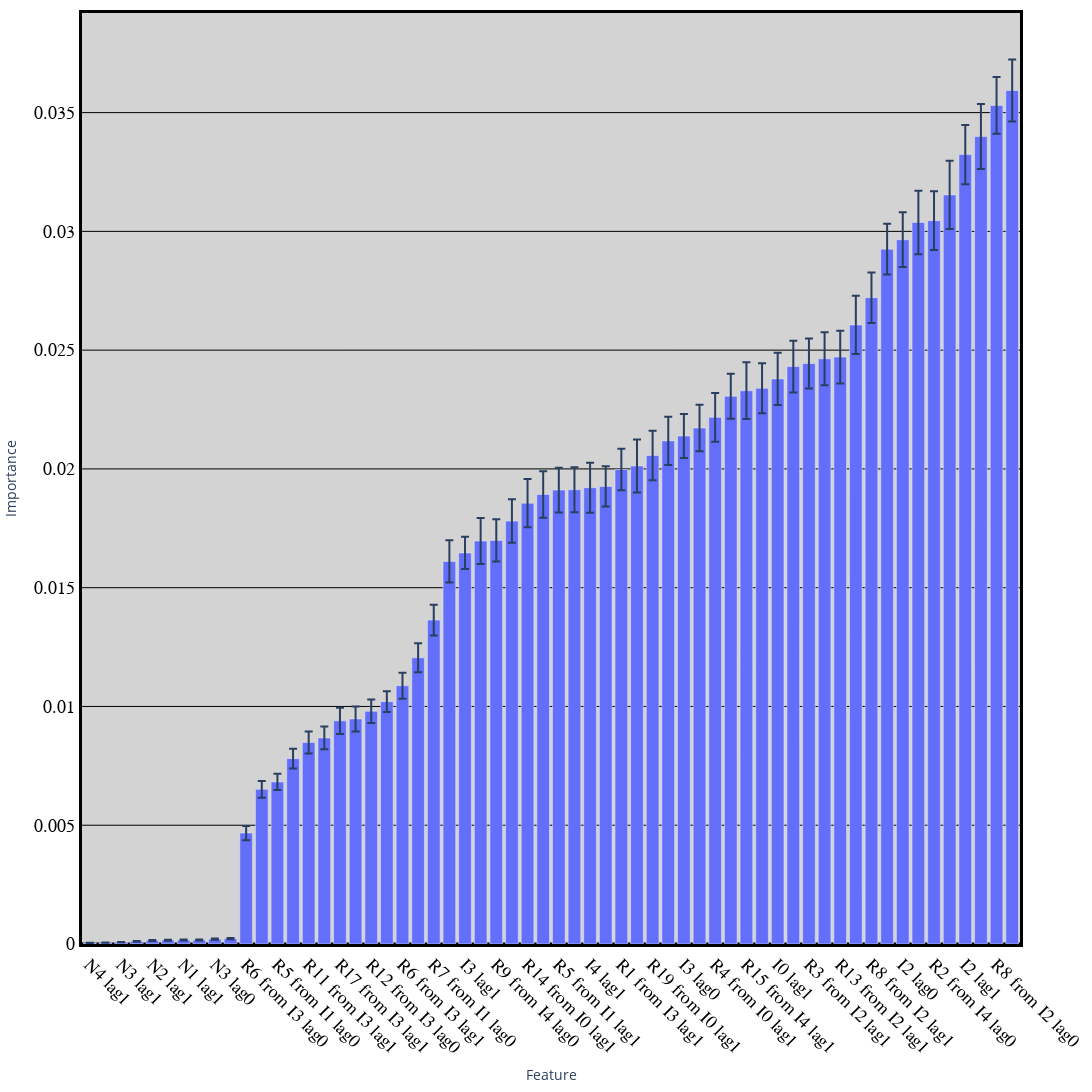

The code cell stored with this chart in its notebook:
### Code cell
swefi.compute_swefi_scores(percentage=percentage)
swefi_scores = swefi.get_swefi_scores()

index = swefi_scores.index
value = swefi_scores['mean(SWEFI)']
error = swefi_scores['std(SWEFI)']

# Create a bar chart
fig = go.Figure(go.Bar(
    y=value,  # Values go on the x-axis for a horizontal bar chart
    x=index,  # Categories go on the y-axis
    error_y=dict(type='data', array=error),
))

fig.update_layout(
    xaxis=dict(
        title='Feature',
        # showgrid=True,
        zeroline=True,
        showline=True,
        # gridcolor='lightgrey',
        # gridwidth=0.5,
        zerolinecolor='black',
        zerolinewidth=3,
        linecolor='black',
        linewidth=3,
        mirror=True,
        tickangle=45,  # Rotate x-axis labels by 45 degrees

        tickfont=dict(
            family='Arial',
            size=18,
            color='black',
        )
    ),
    yaxis=dict(
        title='Importance',
        showgrid=True,
        zeroline=True,
        showline=True,
        gridcolor='black',
        gridwidth=1,
        zerolinecolor='black',
        zerolinewidth=3,
        linecolor='black',
        linewidth=3,
        mirror=True,

        tickfont=dict(
            family='Arial',
            size=18,
            color='black',
        )
    ),
    margin=dict(l=10, r=10, b=10, t=10),
    paper_bgcolor='white',
    plot_bgcolor='lightgrey',
    # showlegend=True,
    # legend=dict(
    #     x=0.9,
    #     y=0.9,
    #     traceorder='normal',
    #     font=dict(
    #         family='sans-serif',
    #         size=12,
    #         color='black'
    #     ),
    #     bgcolor='LightSteelBlue',
    #     bordercolor='Black',
    #     borderwidth=2
    # ),
    width=2000,
    height=1500,
    bargap=0.1,
    bargroupgap=0.1,
)


fig.write_image('swefi_success_time_series_vertical.png')
fig.show()

### Figure 1 — Plotly figure (JSON) as saved in the notebook; plotly's stock layout.template omitted (floating-point values rounded to 4 significant figures)
{"data": [{"error_y": {"array": [4.996e-06, 5.682e-06, 8.81e-06, 1.479e-05, 1.805e-05, 1.99e-05, 1.847e-05, 2.13e-05, 2.314e-05, 2.811e-05, 0.0003018, 0.0003529, 0.000341, 0.0004127, 0.0004663, 0.0004792, 0.00055, 0.0005281, 0.0004986, 0.0004358, 0.0005509, 0.0006089, 0.0006473, 0.0008897, 0.0006772, 0.0009711, 0.0008893, 0.0009133, 0.001014, 0.0009782, 0.0009404, 0.0009485, 0.001054, 0.0008502, 0.0008767, 0.001116, 0.001042, 0.001017, 0.0009228, 0.0009777, 0.001023, 0.0009508, 0.001193, 0.001051, 0.001097, 0.001088, 0.001052, 0.001115, 0.00111, 0.001228, 0.001063, 0.00107, 0.001152, 0.001338, 0.001239, 0.001435, 0.001251, 0.001368, 0.001193, 0.001303], "type": "data"}, "type": "bar", "x": ["N4 lag1", "N4 lag0", "N3 lag1", "N0 lag1", "N2 lag1", "N0 lag0", "N1 lag1", "N1 lag0", "N3 lag0", "N2 lag0", "R6 from I3 lag0", "R1 from I3 lag0", "R5 from I1 lag0", "R12 from I3 lag1", "R11 from I3 lag1", "R17 from I3 lag0", "R17 from I3 lag1", "R11 from I3 lag0", "R12 from I3 lag0", "I1 lag0", "R6 from I3 lag1", "R16 from I1 lag0", "R7 from I1 lag0", "R2 from I4 lag1", "I3 lag1", "R10 from I0 lag1", "R9 from I4 lag0", "R13 from I2 lag0", "R14 from I0 lag1", "R0 from I0 lag0", "R5 from I1 lag1", "R18 from I4 lag1", "I4 lag1", "R16 from I1 lag1", "R1 from I3 lag1", "R4 from I0 lag0", "R19 from I0 lag1", "R15 from I4 lag0", "I3 lag0", "R7 from I1 lag1", "R4 from I0 lag1", "R3 from I2 lag0", "R15 from I4 lag1", "R10 from I0 lag0", "I0 lag1", "I1 lag1", "R3 from I2 lag1", "R0 from I0 lag1", "R13 from I2 lag1", "R14 from I0 lag0", "R8 from I2 lag1", "R9 from I4 lag1", "I2 lag0", "R18 from I4 lag0", "R2 from I4 lag0", "I4 lag0", "I2 lag1", "R19 from I0 lag0", "R8 from I2 lag0", "I0 lag0"], "y": [4.549e-05, 5.36e-05, 7.81e-05, 0.0001127, 0.0001471, 0.0001607, 0.000167, 0.0001671, 0.000205, 0.0002261, 0.00467, 0.006512, 0.006822, 0.007803, 0.008481, 0.008675, 0.009393, 0.009473, 0.009797, 0.0102, 0.01087, 0.01205, 0.01364, 0.01611, 0.01646, 0.01696, 0.01699, 0.01781, 0.01856, 0.01893, 0.01911, 0.01912, 0.01921, 0.01926, 0.01997, 0.02012, 0.02057, 0.02118, 0.02138, 0.02172, 0.02217, 0.02306, 0.02329, 0.02339, 0.02379, 0.02431, 0.02444, 0.02463, 0.02471, 0.02606, 0.02721, 0.02925, 0.02965, 0.03038, 0.03045, 0.03153, 0.03323, 0.03399, 0.0353, 0.03593]}], "layout": {"bargap": 0.1, "bargroupgap": 0.1, "height": 1500, "margin": {"b": 10, "l": 10, "r": 10, "t": 10}, "paper_bgcolor": "white", "plot_bgcolor": "lightgrey", "width": 2000, "xaxis": {"linecolor": "black", "linewidth": 3, "mirror": true, "showline": true, "tickangle": 45, "tickfont": {"color": "black", "family": "Arial", "size": 18}, "title": {"text": "Feature"}, "zeroline": true, "zerolinecolor": "black", "zerolinewidth": 3}, "yaxis": {"gridcolor": "black", "gridwidth": 1, "linecolor": "black", "linewidth": 3, "mirror": true, "showgrid": true, "showline": true, "tickfont": {"color": "black", "family": "Arial", "size": 18}, "title": {"text": "Importance"}, "zeroline": true, "zerolinecolor": "black", "zerolinewidth": 3}}}
